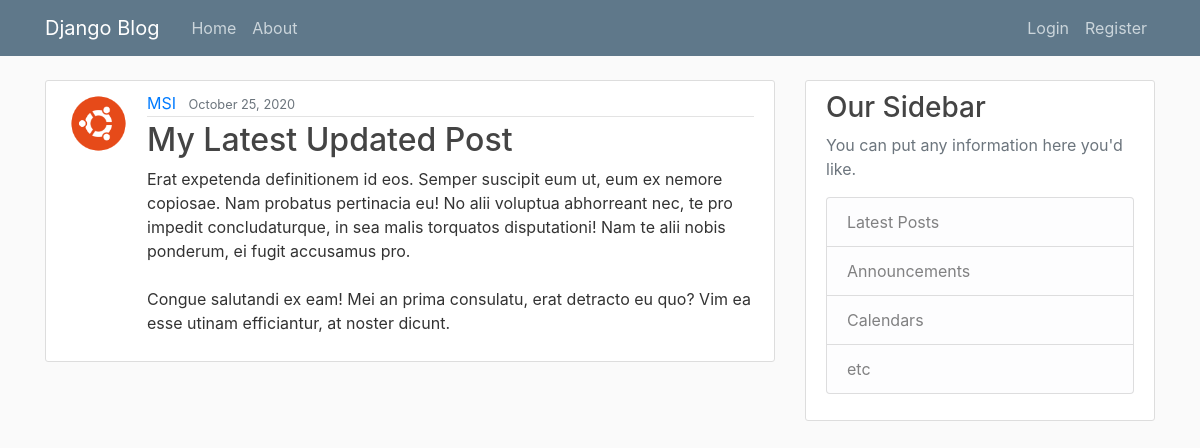
The app's page /post/31/ with its own data.
### blog/models.py (models this page shows, shortened)
class Post(models.Model):
    title = models.CharField(max_length=50)
    content = models.TextField()
    date_posted = models.DateTimeField(default=timezone.now)
    author = models.ForeignKey(User, on_delete=models.CASCADE)

### users/models.py (models this page shows, shortened)
class Profile(models.Model):
    user = models.OneToOneField(User, on_delete=models.CASCADE)
    image = models.ImageField(default='default.png', upload_to='profile_pics')

### blog/views.py (the view)
# urls.py: path('post/<int:pk>/', views.PostDetailView.as_view(), name='post-detail'),
class PostDetailView(DetailView):
    model = Post
    context_object_name = 'post'

### blog/templates/blog/post_detail.html (shortened to what this page needs)
{% extends 'blog/base.html' %} {% block content %}
<article class="media content-section">
  <img
    class="rounded-circle article-img"
    src="{{post.author.profile.image.url}}"
    alt="avatar"
  />
  <div class="media-body">
    <div class="article-metadata">
      <a class="mr-2" href="{% url 'user-posts' post.author.username %}">{{ post.author }}</a>
      <small class="text-muted">{{ post.date_posted|date:"F d, Y" }}</small>
    </div>
    <h2 class="article-title">{{ post.title }}</h2>
    <p class="article-content">{{ post.content }}</p>
  </div>
</article>
{% endblock content %}

### blog/static/blog/main.css (style rules this page uses)
body { background: #fafafa; color: #333333; margin-top: 5rem; }
h1, h2, h3, h4, h5, h6 { color: #444444; }
.content-section { background: #ffffff; padding: 10px 20px; border: 1px solid #dddddd; border-radius: 3px; margin-bottom: 20px; }
.article-title { color: #444444; }
.article-content { white-space: pre-line; }
.article-img { height: 65px; width: 65px; margin-right: 16px; }
.article-metadata { padding-bottom: 1px; margin-bottom: 4px; border-bottom: 1px solid #e3e3e3; }

### records on screen
Post: author.profile.image (picture), author "MSI", date_posted "October 25, 2020", title "My Latest Updated Post", content "Erat expetenda definitionem id eos. Semper suscipit eum ut, eum ex nemore copiosae. Nam probatus pertinacia eu! No alii voluptua abhorreant nec, te pro impedit concludaturque, in sea malis torquatos disputationi! Nam te alii nobis ponderum, ei fugit accusamus pro. Congue salutandi ex eam! Mei an prima consulatu, erat detracto eu quo? Vim ea esse utinam efficiantur, at noster dicunt."
